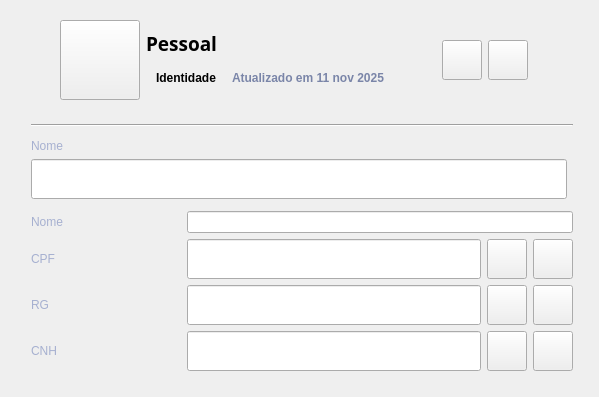
          <widget class="QWidget" name="identidade">
           <layout class="QVBoxLayout" name="verticalLayout_29">
            <item>
             <widget class="QFrame" name="frame_header_identidade">
              <property name="maximumSize">
               <size>
                <width>16777215</width>
                <height>230</height>
               </size>
              </property>
              <property name="frameShape">
               <enum>QFrame::Shape::NoFrame</enum>
              </property>
              <property name="frameShadow">
               <enum>QFrame::Shadow::Raised</enum>
              </property>
              <layout class="QHBoxLayout" name="horizontalLayout_39">
               <property name="spacing">
                <number>0</number>
               </property>
               <property name="leftMargin">
                <number>0</number>
               </property>
               <property name="topMargin">
                <number>0</number>
               </property>
               <property name="rightMargin">
                <number>0</number>
               </property>
               <property name="bottomMargin">
                <number>0</number>
               </property>
               <item>
                <widget class="QFrame" name="frame_header_conteudo_identidade">
                 <property name="sizePolicy">
                  <sizepolicy hsizetype="Preferred" vsizetype="Expanding">
                   <horstretch>0</horstretch>
                   <verstretch>0</verstretch>
                  </sizepolicy>
                 </property>
                 <property name="frameShape">
                  <enum>QFrame::Shape::NoFrame</enum>
                 </property>
                 <property name="frameShadow">
                  <enum>QFrame::Shadow::Raised</enum>
                 </property>
                 <layout class="QGridLayout" name="gridLayout_12">
                  <item row="0" column="0">
                   <spacer name="horizontalSpacer_17">
                    <property name="orientation">
                     <enum>Qt::Orientation::Horizontal</enum>
                    </property>
                    <property name="sizeType">
                     <enum>QSizePolicy::Policy::Preferred</enum>
                    </property>
                    <property name="sizeHint" stdset="0">
                     <size>
                      <width>40</width>
                      <height>30</height>
                     </size>
                    </property>
                   </spacer>
                  </item>
                  <item row="0" column="1">
                   <layout class="QGridLayout" name="gridLayout_13">
                    <property name="leftMargin">
                     <number>0</number>
                    </property>
                    <property name="rightMargin">
                     <number>0</number>
                    </property>
                    <property name="spacing">
                     <number>6</number>
                    </property>
                    <item row="1" column="1" alignment="Qt::AlignmentFlag::AlignTop">
                     <widget class="QLabel" name="label_identidade">
                      <property name="sizePolicy">
                       <sizepolicy hsizetype="Fixed" vsizetype="Expanding">
                        <horstretch>0</horstretch>
                        <verstretch>0</verstretch>
                       </sizepolicy>
                      </property>
                      <property name="minimumSize">
                       <size>
                        <width>80</width>
                        <height>30</height>
                       </size>
                      </property>
                      <property name="maximumSize">
                       <size>
                        <width>20</width>
                        <height>20</height>
                       </size>
                      </property>
                      <property name="font">
                       <font>
                        <bold>true</bold>
                       </font>
                      </property>
                      <property name="text">
                       <string>Identidade</string>
                      </property>
                      <property name="alignment">
                       <set>Qt::AlignmentFlag::AlignCenter</set>
                      </property>
                     </widget>
                    </item>
                    <item row="0" column="0" rowspan="2">
                     <widget class="QPushButton" name="btn_icone_identidade">
                      <property name="sizePolicy">
                       <sizepolicy hsizetype="Fixed" vsizetype="Fixed">
                        <horstretch>0</horstretch>
                        <verstretch>0</verstretch>
                       </sizepolicy>
                      </property>
                      <property name="minimumSize">
                       <size>
                        <width>80</width>
                        <height>80</height>
                       </size>
                      </property>
                      <property name="maximumSize">
                       <size>
                        <width>80</width>
                        <height>80</height>
                       </size>
                      </property>
                      <property name="text">
                       <string/>
                      </property>
                      <property name="iconSize">
                       <size>
                        <width>30</width>
                        <height>150</height>
                       </size>
                      </property>
                     </widget>
                    </item>
                    <item row="1" column="2" alignment="Qt::AlignmentFlag::AlignLeft|Qt::AlignmentFlag::AlignTop">
                     <widget class="QLabel" name="label_identidade_update">
                      <property name="minimumSize">
                       <size>
                        <width>0</width>
                        <height>30</height>
                       </size>
                      </property>
                      <property name="font">
                       <font>
                        <bold>true</bold>
                       </font>
                      </property>
                      <property name="styleSheet">
                       <string notr="true">color: rgb(122, 133, 168);</string>
                      </property>
                      <property name="text">
                       <string>Atualizado em 11 nov 2025</string>
                      </property>
                      <property name="alignment">
                       <set>Qt::AlignmentFlag::AlignCenter</set>
                      </property>
                     </widget>
                    </item>
                    <item row="0" column="1" colspan="2" alignment="Qt::AlignmentFlag::AlignBottom">
                     <widget class="QLabel" name="label_name_identidade">
                      <property name="sizePolicy">
                       <sizepolicy hsizetype="Preferred" vsizetype="Fixed">
                        <horstretch>0</horstretch>
                        <verstretch>0</verstretch>
                       </sizepolicy>
                      </property>
                      <property name="font">
                       <font>
                        <family>Segoe UI Variable Text</family>
                        <pointsize>14</pointsize>
                        <bold>true</bold>
                       </font>
                      </property>
                      <property name="styleSheet">
                       <string notr="true">font-family: &quot;Segoe UI Variable Text&quot;, &quot;Segoe UI&quot;, -apple-system, BlinkMacSystemFont, &quot;Inter&quot;, sans-serif;</string>
                      </property>
                      <property name="text">
                       <string>Pessoal</string>
                      </property>
                      <property name="alignment">
                       <set>Qt::AlignmentFlag::AlignLeading|Qt::AlignmentFlag::AlignLeft|Qt::AlignmentFlag::AlignVCenter</set>
                      </property>
                     </widget>
                    </item>
                   </layout>
                  </item>
                 </layout>
                </widget>
               </item>
               <item>
                <widget class="QFrame" name="frame_acoes_identidade">
                 <property name="sizePolicy">
                  <sizepolicy hsizetype="Fixed" vsizetype="Expanding">
                   <horstretch>0</horstretch>
                   <verstretch>0</verstretch>
                  </sizepolicy>
                 </property>
                 <property name="maximumSize">
                  <size>
                   <width>250</width>
                   <height>16777215</height>
                  </size>
                 </property>
                 <property name="frameShape">
                  <enum>QFrame::Shape::NoFrame</enum>
                 </property>
                 <property name="frameShadow">
                  <enum>QFrame::Shadow::Raised</enum>
                 </property>
                 <layout class="QHBoxLayout" name="horizontalLayout_40">
                  <property name="leftMargin">
                   <number>9</number>
                  </property>
                  <property name="rightMargin">
                   <number>60</number>
                  </property>
                  <item>
                   <spacer name="horizontalSpacer_18">
                    <property name="orientation">
                     <enum>Qt::Orientation::Horizontal</enum>
                    </property>
                    <property name="sizeHint" stdset="0">
                     <size>
                      <width>40</width>
                      <height>20</height>
                     </size>
                    </property>
                   </spacer>
                  </item>
                  <item alignment="Qt::AlignmentFlag::AlignRight">
                   <widget class="QPushButton" name="btn_favorito_identidade_item">
                    <property name="minimumSize">
                     <size>
                      <width>40</width>
                      <height>40</height>
                     </size>
                    </property>
                    <property name="maximumSize">
                     <size>
                      <width>40</width>
                      <height>40</height>
                     </size>
                    </property>
                    <property name="text">
                     <string/>
                    </property>
                   </widget>
                  </item>
                  <item alignment="Qt::AlignmentFlag::AlignRight">
                   <widget class="QPushButton" name="btn_remover_identidade_item">
                    <property name="minimumSize">
                     <size>
                      <width>40</width>
                      <height>40</height>
                     </size>
                    </property>
                    <property name="maximumSize">
                     <size>
                      <width>40</width>
                      <height>40</height>
                     </size>
                    </property>
                    <property name="text">
                     <string/>
                    </property>
                   </widget>
                  </item>
                 </layout>
                </widget>
               </item>
              </layout>
             </widget>
            </item>
            <item>
             <widget class="QFrame" name="frame_body_identidade">
              <property name="sizePolicy">
               <sizepolicy hsizetype="Preferred" vsizetype="Preferred">
                <horstretch>0</horstretch>
                <verstretch>0</verstretch>
               </sizepolicy>
              </property>
              <property name="frameShape">
               <enum>QFrame::Shape::NoFrame</enum>
              </property>
              <property name="frameShadow">
               <enum>QFrame::Shadow::Raised</enum>
              </property>
              <layout class="QVBoxLayout" name="verticalLayout_27">
               <property name="leftMargin">
                <number>20</number>
               </property>
               <property name="rightMargin">
                <number>15</number>
               </property>
               <item>
                <widget class="Line" name="divisor_identidade">
                 <property name="orientation">
                  <enum>Qt::Orientation::Horizontal</enum>
                 </property>
                </widget>
               </item>
               <item>
                <layout class="QVBoxLayout" name="verticalLayout_28">
                 <property name="topMargin">
                  <number>6</number>
                 </property>
                 <property name="rightMargin">
                  <number>6</number>
                 </property>
                 <property name="bottomMargin">
                  <number>6</number>
                 </property>
                 <item>
                  <widget class="QLabel" name="label_nome_identidade">
                   <property name="sizePolicy">
                    <sizepolicy hsizetype="Fixed" vsizetype="Fixed">
                     <horstretch>0</horstretch>
                     <verstretch>0</verstretch>
                    </sizepolicy>
                   </property>
                   <property name="styleSheet">
                    <string notr="true">color: rgb(166, 176, 208);</string>
                   </property>
                   <property name="text">
                    <string>Nome</string>
                   </property>
                  </widget>
                 </item>
                 <item>
                  <widget class="QLineEdit" name="line_name_identidade">
                   <property name="minimumSize">
                    <size>
                     <width>350</width>
                     <height>40</height>
                    </size>
                   </property>
                  </widget>
                 </item>
                </layout>
               </item>
               <item>
                <layout class="QHBoxLayout" name="horizontalLayout_36">
                 <item>
                  <widget class="QLabel" name="label_nome_completo_identidade">
                   <property name="sizePolicy">
                    <sizepolicy hsizetype="Expanding" vsizetype="Preferred">
                     <horstretch>0</horstretch>
                     <verstretch>0</verstretch>
                    </sizepolicy>
                   </property>
                   <property name="maximumSize">
                    <size>
                     <width>150</width>
                     <height>16777215</height>
                    </size>
                   </property>
                   <property name="styleSheet">
                    <string notr="true">color: rgb(166, 176, 208);</string>
                   </property>
                   <property name="text">
                    <string>Nome</string>
                   </property>
                  </widget>
                 </item>
                 <item>
                  <widget class="QLineEdit" name="line_name_identidade_1">
                   <property name="maximumSize">
                    <size>
                     <width>16777215</width>
                     <height>40</height>
                    </size>
                   </property>
                  </widget>
                 </item>
                </layout>
               </item>
               <item>
                <layout class="QHBoxLayout" name="horizontalLayout_37">
                 <item>
                  <widget class="QLabel" name="label_cpf_identidade">
                   <property name="sizePolicy">
                    <sizepolicy hsizetype="Expanding" vsizetype="Preferred">
                     <horstretch>0</horstretch>
                     <verstretch>0</verstretch>
                    </sizepolicy>
                   </property>
                   <property name="maximumSize">
                    <size>
                     <width>150</width>
                     <height>16777215</height>
                    </size>
                   </property>
                   <property name="styleSheet">
                    <string notr="true">color: rgb(166, 176, 208);
font-family: &quot;Segoe UI Variable Text&quot;, &quot;Segoe UI&quot;, -apple-system, BlinkMacSystemFont, &quot;Inter&quot;, sans-serif;</string>
                   </property>
                   <property name="text">
                    <string>CPF</string>
                   </property>
                  </widget>
                 </item>
                 <item>
                  <widget class="QLineEdit" name="line_cpf_identidade">
                   <property name="maximumSize">
                    <size>
                     <width>16777215</width>
                     <height>40</height>
                    </size>
                   </property>
                   <property name="echoMode">
                    <enum>QLineEdit::EchoMode::Password</enum>
                   </property>
                  </widget>
                 </item>
                 <item>
                  <widget class="QPushButton" name="btn_toggle_cpf_identidade">
                   <property name="minimumSize">
                    <size>
                     <width>40</width>
                     <height>40</height>
                    </size>
                   </property>
                   <property name="maximumSize">
                    <size>
                     <width>40</width>
                     <height>40</height>
                    </size>
                   </property>
                   <property name="text">
                    <string/>
                   </property>
                  </widget>
                 </item>
                 <item>
                  <widget class="QPushButton" name="btn_copy_cpf_identidade">
                   <property name="minimumSize">
                    <size>
                     <width>40</width>
                     <height>40</height>
                    </size>
                   </property>
                   <property name="maximumSize">
                    <size>
                     <width>40</width>
                     <height>40</height>
                    </size>
                   </property>
                   <property name="text">
                    <string/>
                   </property>
                  </widget>
                 </item>
                </layout>
               </item>
               <item>
                <layout class="QHBoxLayout" name="horizontalLayout_38">
                 <item>
                  <widget class="QLabel" name="label_rg_identidade">
                   <property name="sizePolicy">
                    <sizepolicy hsizetype="Expanding" vsizetype="Preferred">
                     <horstretch>0</horstretch>
                     <verstretch>0</verstretch>
                    </sizepolicy>
                   </property>
                   <property name="maximumSize">
                    <size>
                     <width>150</width>
                     <height>16777215</height>
                    </size>
                   </property>
                   <property name="styleSheet">
                    <string notr="true">color: rgb(166, 176, 208);</string>
                   </property>
                   <property name="text">
                    <string>RG</string>
                   </property>
                  </widget>
                 </item>
                 <item>
                  <widget class="QLineEdit" name="line_rg_identidade">
                   <property name="maximumSize">
                    <size>
                     <width>16777215</width>
                     <height>40</height>
                    </size>
                   </property>
                   <property name="echoMode">
                    <enum>QLineEdit::EchoMode::Password</enum>
                   </property>
                  </widget>
                 </item>
                 <item>
                  <widget class="QPushButton" name="btn_toggle_rg_identidade">
                   <property name="minimumSize">
                    <size>
                     <width>40</width>
                     <height>40</height>
                    </size>
                   </property>
                   <property name="maximumSize">
                    <size>
                     <width>40</width>
                     <height>40</height>
                    </size>
                   </property>
                   <property name="text">
                    <string/>
                   </property>
                  </widget>
                 </item>
                 <item>
                  <widget class="QPushButton" name="btn_copy_rg_identidade">
                   <property name="minimumSize">
                    <size>
                     <width>40</width>
                     <height>40</height>
                    </size>
                   </property>
                   <property name="maximumSize">
                    <size>
                     <width>40</width>
                     <height>40</height>
                    </size>
                   </property>
                   <property name="text">
                    <string/>
                   </property>
                  </widget>
                 </item>
                </layout>
               </item>
               <item>
                <layout class="QHBoxLayout" name="horizontalLayout_41">
                 <item>
                  <widget class="QLabel" name="label_cnh_identidade">
                   <property name="sizePolicy">
                    <sizepolicy hsizetype="Expanding" vsizetype="Preferred">
                     <horstretch>0</horstretch>
                     <verstretch>0</verstretch>
                    </sizepolicy>
                   </property>
                   <property name="maximumSize">
                    <size>
                     <width>150</width>
                     <height>16777215</height>
                    </size>
                   </property>
                   <property name="styleSheet">
                    <string notr="true">color: rgb(166, 176, 208);</string>
                   </property>
                   <property name="text">
                    <string>CNH</string>
                   </property>
                  </widget>
                 </item>
                 <item>
                  <widget class="QLineEdit" name="line_cnh_identidade">
                   <property name="minimumSize">
                    <size>
                     <width>0</width>
                     <height>40</height>
                    </size>
                   </property>
                  </widget>
                 </item>
                 <item>
                  <widget class="QPushButton" name="btn_toggle_cnh_identidade">
                   <property name="minimumSize">
                    <size>
                     <width>40</width>
                     <height>40</height>
                    </size>
                   </property>
                   <property name="maximumSize">
                    <size>
                     <width>40</width>
                     <height>40</height>
                    </size>
                   </property>
                   <property name="text">
                    <string/>
                   </property>
                  </widget>
                 </item>
                 <item>
                  <widget class="QPushButton" name="btn_copy_cnh_identidade">
                   <property name="minimumSize">
                    <size>
                     <width>40</width>
                     <height>40</height>
                    </size>
                   </property>
                   <property name="maximumSize">
                    <size>
                     <width>40</width>
                     <height>40</height>
                    </size>
                   </property>
                   <property name="text">
                    <string/>
                   </property>
                  </widget>
                 </item>
                </layout>
               </item>
              </layout>
             </widget>
            </item>
            <item>
             <widget class="QFrame" name="frame_footer_identidade">
              <property name="maximumSize">
               <size>
                <width>16777215</width>
                <height>170</height>
               </size>
              </property>
              <property name="frameShape">
               <enum>QFrame::Shape::NoFrame</enum>
              </property>
              <property name="frameShadow">
               <enum>QFrame::Shadow::Raised</enum>
              </property>
             </widget>
            </item>
           </layout>
          </widget>
